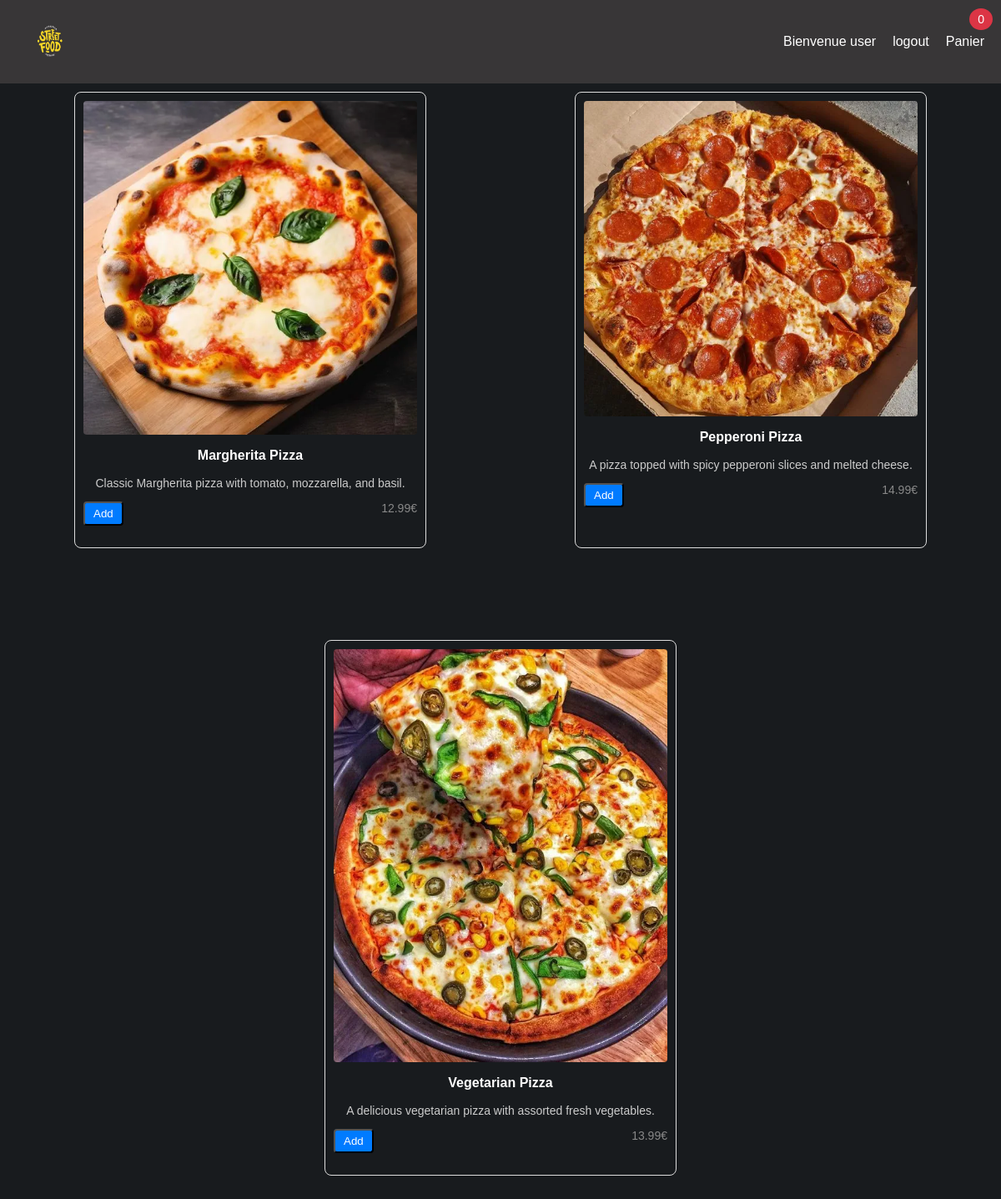
The app's page /Pizza.php (signed in) with its own data.
### tables this page shows
CREATE TABLE IF NOT EXISTS `product` (
  `id` int NOT NULL AUTO_INCREMENT,
  `name` varchar(255) NOT NULL,
  `description` text NOT NULL,
  `price` float NOT NULL,
  `category` int NOT NULL,
  `filename` varchar(255) NOT NULL,
  PRIMARY KEY (`id`),
  KEY `category` (`category`)
);

### modele.php (called while the page is built, shortened)
<?php
function get_products_by_category($id, $bdLink) {
    $query = "SELECT * FROM product WHERE category=:id";
    $stmt = $bdLink->prepare($query);
    $stmt->bindParam(':id', $id, PDO::PARAM_INT);
    $stmt->execute();
    $products = $stmt->fetchAll(PDO::FETCH_ASSOC);
    return $products;
}
?>

### Pizza.php (the view, shortened to what this page needs)
<?php
include_once 'database.php';
include_once 'modele.php';
include_once 'header.php';
$products = get_products_by_category(2, $bdLink);
?>
<div class="card-container">
    <?php foreach ($products as $p) { ?>
        <div class="card">
            <img src="./uploads/<?= $p['filename']; ?>" class="card-image">
            <div class="card-details">
                <p class="card-title"><?= $p['name']; ?></p>
                <p class="card-description"><?= $p['description']; ?></p>
                <div class="card-actions">
                    <form method="post" action="pizza.php">
                        <input type="submit" name="add_to_panier" value="Add" class="card-link">
                    </form>
                    <small class="card-price"><?= $p['price']; ?>€</small>
                </div>
            </div>
        </div>
    <?php } ?>
</div>

### header.php (style rules this page uses)
body { font-family: Arial, sans-serif; margin: 0; padding: 0; position: relative; }

### Pizza.php (style rules this page uses)
.card-container { display: flex; flex-wrap: wrap; justify-content: space-around; }
.card { border: 1px solid #ddd; border-radius: 8px; margin: 10px; margin-bottom: 100px; padding: 10px; width: 400px; text-align: center; }
.card-image { width: 100%; height: auto; border-radius: 4px; }
.card-details { margin-top: 10px; }
.card-title { font-size: 16px; font-weight: bold; }
.card-description { font-size: 14px; color: #ccc; }
.card-actions { display: flex; justify-content: space-between; margin-top: 8px; }
.card-link { text-decoration: none; background-color: #007bff; color: #fff; padding: 5px 10px; border-radius: 4px; }
.card-price { font-size: 14px; color: #888; }

### records on screen
product: filename (picture), name "Margherita Pizza", description "Classic Margherita pizza with tomato, mozzarella, and basil.", price "12.99"
product: filename (picture), name "Pepperoni Pizza", description "A pizza topped with spicy pepperoni slices and melted cheese.", price "14.99"
product: filename (picture), name "Vegetarian Pizza", description "A delicious vegetarian pizza with assorted fresh vegetables.", price "13.99"

### other values on screen
$_SESSION['name'] "user"
$_SESSION['nb_items'] "0"
